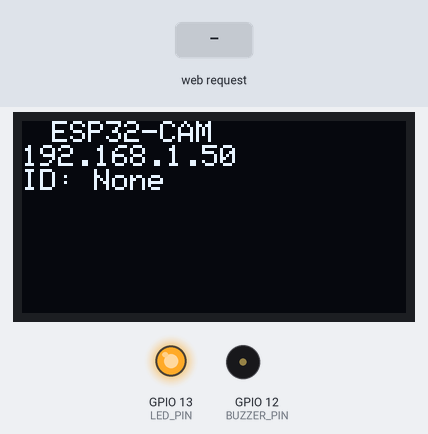
A sketch run on a simulated ESP32. Parts: 128×64 one-colour display, output pins drawn as LEDs (lit = HIGH), buzzer (waves = sounding, pin HIGH). The test bench sets the inputs (shaded band). WiFi joins after 1.5 s; servers stay silent unless stated; the camera gives no picture; what the sketch prints to the serial monitor is not drawn.

Above: at 3.0 s.
3.1 s: HTTP request GET /send-id?id=1 received
At 3.5 s:
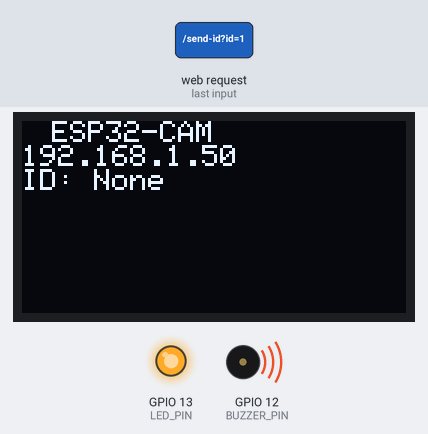
At 5.8 s:
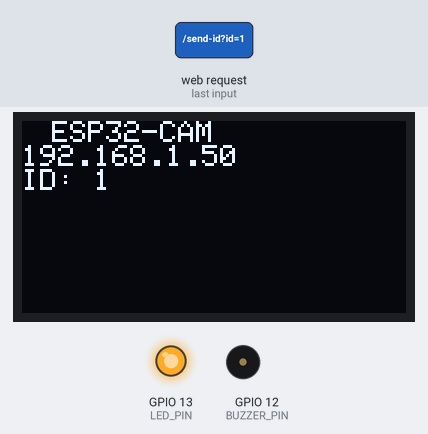
6.1 s: HTTP request GET /send-id?id=0 received
At 6.9 s:
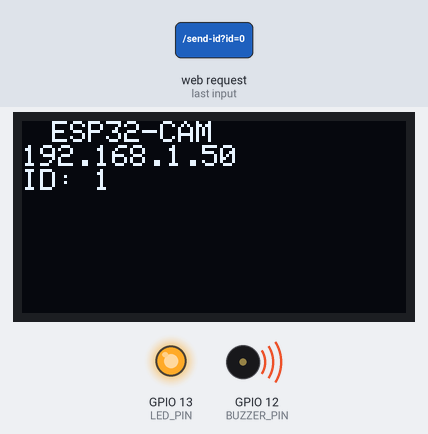
Timing chart, 0 to 9.1 s (numbered marks = the images above; inputs shaded):
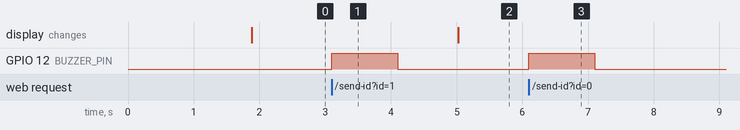

Measured:
- after the input at 3.1 s, GPIO 12 (BUZZER_PIN): LOW → HIGH at once, → LOW 1.0 s later
- after the input at 6.1 s, GPIO 12 (BUZZER_PIN): LOW → HIGH at once, → LOW 1.0 s later

The sketch:

esp32cam.ino
```cpp
#include "esp_camera.h" // Nhúng thư viện để sử dụng camera trên ESP32
#include <WiFi.h> // Nhúng thư viện để kết nối và quản lý kết nối WiFi
#include <WebServer.h> // Nhúng thư viện để tạo máy chủ web trên ESP32
#include <Wire.h> // Nhúng thư viện để sử dụng giao tiếp I2C
#include <Adafruit_GFX.h> // Nhúng thư viện để sử dụng các chức năng đồ họa cơ bản cho màn hình
#include <Adafruit_SH110X.h> // Nhúng thư viện để điều khiển màn hình OLED SH110X

// Cấu hình chân GPIO cho CAMERA_MODEL_AI_THINKER
#define PWDN_GPIO_NUM     32 // Chân GPIO để tắt nguồn camera
#define RESET_GPIO_NUM    -1 // Chân GPIO để reset camera (không sử dụng, -1 có nghĩa là không có chân)
#define XCLK_GPIO_NUM      0 // Chân GPIO cho tín hiệu xclk (tín hiệu đồng hồ)
#define SIOD_GPIO_NUM     26 // Chân GPIO cho tín hiệu dữ liệu I2C (SDA)
#define SIOC_GPIO_NUM     27 // Chân GPIO cho tín hiệu đồng hồ I2C (SCL)
#define Y9_GPIO_NUM       35 // Chân GPIO cho dữ liệu Y9 (dữ liệu hình ảnh từ camera)
#define Y8_GPIO_NUM       34 // Chân GPIO cho dữ liệu Y8
#define Y7_GPIO_NUM       39 // Chân GPIO cho dữ liệu Y7
#define Y6_GPIO_NUM       36 // Chân GPIO cho dữ liệu Y6
#define Y5_GPIO_NUM       21 // Chân GPIO cho dữ liệu Y5
#define Y4_GPIO_NUM       19 // Chân GPIO cho dữ liệu Y4
#define Y3_GPIO_NUM       18 // Chân GPIO cho dữ liệu Y3
#define Y2_GPIO_NUM        5 // Chân GPIO cho dữ liệu Y2
#define VSYNC_GPIO_NUM    25 // Chân GPIO cho tín hiệu VSYNC (tín hiệu đồng bộ dọc)
#define HREF_GPIO_NUM     23 // Chân GPIO cho tín hiệu HREF (tín hiệu đồng bộ ngang)
#define PCLK_GPIO_NUM     22 // Chân GPIO cho tín hiệu PCLK (tín hiệu đồng hồ pixel)

// Cấu hình màn hình OLED
#define SCREEN_WIDTH 128 // Chiều rộng màn hình OLED, tính bằng pixel
#define SCREEN_HEIGHT 64 // Chiều cao màn hình OLED, tính bằng pixel
#define OLED_RESET -1    // Chân reset cho OLED (hoặc -1 nếu chia sẻ chân reset của Arduino)
#define SDA_PIN 14 // Chân SDA cho giao tiếp I2C
#define SCK_PIN 15 // Chân SCL cho giao tiếp I2C

#define BUZZER_PIN 12   // Chân GPIO kết nối với buzzer
#define LED_PIN 13      // Chân GPIO kết nối với LED

Adafruit_SH1106G display = Adafruit_SH1106G(SCREEN_WIDTH, SCREEN_HEIGHT); // Khởi tạo đối tượng màn hình OLED với kích thước đã định nghĩa

// Thông tin WiFi
const char* ssid = "Nguyn"; // Định nghĩa tên mạng WiFi
const char* password = "09092003"; // Định nghĩa mật khẩu mạng WiFi

WebServer server(80); // Khởi tạo máy chủ web trên cổng 80

String currentId = "None"; // Biến lưu trữ ID hiện tại
unsigned long lastUpdateTime = 0; // Thời gian cập nhật cuối cùng
const unsigned long updateInterval = 5000; // Thời gian cập nhật (5 giây)

void setup() {
  Serial.begin(115200); // Khởi tạo giao tiếp nối tiếp với tốc độ 115200 bps
  Wire.begin(SDA_PIN, SCK_PIN); // Bắt đầu giao tiếp I2C với chân SDA và SCL đã được định nghĩa
  display.begin(); // Bắt đầu giao tiếp với màn hình OLED
  display.clearDisplay(); // Xóa nội dung màn hình OLED
  display.setTextSize(1); // Thiết lập kích thước chữ là 1
  display.setTextColor(SH110X_WHITE); // Thiết lập màu chữ là trắng
  display.setCursor(10, 0); // Đặt con trỏ ở vị trí (0, 0) trên màn hình
  display.println("ESP32-CAM"); // In dòng chữ " ESP32-CAM" lên màn hình
  display.println(WiFi.localIP()); // In địa chỉ IP của ESP32 lên màn hình
  display.print("ID: "); // In "ID: " lên màn hình
  display.println(currentId); // In ID hiện tại lên màn hình
  display.display(); // Cập nhật màn hình để hiển thị nội dung đã in

  pinMode(BUZZER_PIN, OUTPUT); // Đặt chân GPIO cho buzzer là đầu ra
  pinMode(LED_PIN, OUTPUT); // Đặt chân GPIO cho LED là đầu ra
  digitalWrite(LED_PIN, HIGH); // Bật LED

  camera_config_t config; // Khai báo cấu hình cho camera
  config.ledc_channel = LEDC_CHANNEL_0; // Chọn kênh LEDC cho camera
  config.ledc_timer = LEDC_TIMER_0; // Chọn timer LEDC cho camera
  config.pin_d0 = Y2_GPIO_NUM; // Gán chân dữ liệu D0
  config.pin_d1 = Y3_GPIO_NUM; // Gán chân dữ liệu D1
  config.pin_d2 = Y4_GPIO_NUM; // Gán chân dữ liệu D2
  config.pin_d3 = Y5_GPIO_NUM; // Gán chân dữ liệu D3
  config.pin_d4 = Y6_GPIO_NUM; // Gán chân dữ liệu D4
  config.pin_d5 = Y7_GPIO_NUM; // Gán chân dữ liệu D5
  config.pin_d6 = Y8_GPIO_NUM; // Gán chân dữ liệu D6
  config.pin_d7 = Y9_GPIO_NUM; // Gán chân dữ liệu D7
  config.pin_xclk = XCLK_GPIO_NUM; // Gán chân xclk
  config.pin_pclk = PCLK_GPIO_NUM; // Gán chân pclk
  config.pin_vsync = VSYNC_GPIO_NUM; // Gán chân vsync
  config.pin_href = HREF_GPIO_NUM; // Gán chân href
  config.pin_sscb_sda = SIOD_GPIO_NUM; // Gán chân SDA cho giao tiếp I2C
  config.pin_sscb_scl = SIOC_GPIO_NUM; // Gán chân SCL cho giao tiếp I2C
  config.pin_pwdn = PWDN_GPIO_NUM; // Gán chân pwdn
  config.pin_reset = RESET_GPIO_NUM; // Gán chân reset
  config.xclk_freq_hz = 20000000; // Tần số xclk là 20 MHz
  config.pixel_format = PIXFORMAT_JPEG; // Định dạng pixel là JPEG

  if(psramFound()){ // Kiểm tra xem PSRAM có tồn tại không
      config.frame_size = FRAMESIZE_VGA; // Nếu có, thiết lập kích thước khung hình là VGA
      config.jpeg_quality = 10; // Chất lượng JPEG là 10
      config.fb_count = 2; // Số lượng buffer là 2
  } else {
      config.frame_size = FRAMESIZE_SVGA; // Nếu không có, thiết lập kích thước khung hình là SVGA
      config.jpeg_quality = 12; // Chất lượng JPEG là 12
      config.fb_count = 1; // Số lượng buffer là 1
  }

  esp_err_t err = esp_camera_init(&config); // Khởi tạo camera với cấu hình đã định nghĩa
  if (err != ESP_OK) { // Kiểm tra xem khởi tạo có thành công không
      Serial.printf("Khởi tạo Camera thất bại: 0x%x", err); // In ra lỗi nếu khởi tạo thất bại
      return; // Thoát hàm setup
  }

  WiFi.begin(ssid, password); // Bắt đầu kết nối WiFi với SSID và mật khẩu đã định nghĩa
  while (WiFi.status() != WL_CONNECTED) { // Chờ cho đến khi kết nối WiFi thành công
    delay(500); // Tạm dừng 500ms
    Serial.print("."); // In dấu chấm để hiển thị quá trình kết nối
  }
  Serial.println(""); // Xuống dòng
  Serial.println("WiFi đã kết nối"); // In thông báo kết nối WiFi thành công
  Serial.println("Địa chỉ IP: "); // In thông báo địa chỉ IP
  Serial.println(WiFi.localIP()); // In địa chỉ IP của ESP32

  display.clearDisplay(); // Xóa nội dung màn hình OLED
  display.setCursor(10, 0); // Đặt con trỏ ở vị trí (0, 0) trên màn hình
  display.println("ESP32-CAM"); // In dòng chữ "ESP32-CAM" lên màn hình
  display.println(WiFi.localIP()); // In địa chỉ IP của ESP32 lên màn hình
  display.print("ID: "); // In "ID: " lên màn hình
  display.println(currentId); // In ID hiện tại lên màn hình
  display.display(); // Cập nhật màn hình để hiển thị nội dung đã in
  server.on("/cam-mid.jpg", HTTP_GET, handleJpgMid); // Đăng ký đường dẫn "/cam-mid.jpg" để xử lý yêu cầu GET bằng hàm handleJpgMid
  server.on("/send-id", HTTP_GET, handleSendId); // Đăng ký đường dẫn "/send-id" để xử lý yêu cầu GET bằng hàm handleSendId

  server.begin(); // Bắt đầu máy chủ web
}

void loop() {
  server.handleClient(); // Xử lý các yêu cầu từ khách hàng

  // Kiểm tra thời gian để cập nhật màn hình OLED
  unsigned long currentMillis = millis(); // Lấy thời gian hiện tại
  if (currentMillis - lastUpdateTime >= updateInterval) { // Kiểm tra xem đã đến thời gian cập nhật chưa
    lastUpdateTime = currentMillis; // Cập nhật thời gian cuối cùng
    // Cập nhật màn hình OLED với ID hiện tại
    display.clearDisplay(); // Xóa nội dung màn hình OLED
    display.setCursor(10, 0); // Đặt con trỏ ở vị trí (0, 0) trên màn hình
    display.println("ESP32-CAM"); // In dòng chữ "ESP32-CAM" lên màn hình
    display.println(WiFi.localIP()); // In địa chỉ IP của ESP32 lên màn hình
    display.print("ID: "); // In "ID: " lên màn hình
    display.println(currentId); // In ID hiện tại lên màn hình
    display.display(); // Cập nhật màn hình để hiển thị nội dung đã in
  }
}

void handleJpgMid() { // Hàm xử lý yêu cầu chụp ảnh
  camera_fb_t * fb = NULL; // Khai báo con trỏ cho buffer hình ảnh
  fb = esp_camera_fb_get(); // Lấy buffer hình ảnh từ camera
  if (!fb) { // Kiểm tra xem có lấy được buffer không
    Serial.println("Không thể chụp ảnh"); // In thông báo lỗi nếu không chụp được ảnh
    server.send(500, "text/plain", "Lỗi Camera"); // Gửi phản hồi lỗi cho khách hàng
    return; // Thoát hàm
  }

  server.sendHeader("Content-Type", "image/jpeg"); // Gửi header cho loại nội dung là hình ảnh JPEG
  server.sendHeader("Content-Length", String(fb->len)); // Gửi header cho chiều dài nội dung
  server.sendHeader("Content-Disposition", "inline; filename=capture.jpg"); // Gửi header cho tên tệp
  server.sendHeader("Access-Control-Allow-Origin", "*"); // Cho phép truy cập từ mọi nguồn
  server.send_P(200, "image/jpeg", (const char *)fb->buf, fb->len); // Gửi hình ảnh cho khách hàng

  esp_camera_fb_return(fb); // Trả lại buffer hình ảnh cho camera
}

void handleSendId() { // Hàm xử lý yêu cầu gửi ID
  if(!server.hasArg("id")) { // Kiểm tra xem có tham số "id" không
    server.send(400, "text/plain", "Thiếu tham số id"); // Gửi phản hồi lỗi nếu thiếu tham số
    return; // Thoát hàm
  }

  String id = server.arg("id"); // Lấy giá trị của tham số "id"
  Serial.println("Nhận ID: " + id); // In ID nhận được ra màn hình

  // Phát tiếng bip từ buzzer
  digitalWrite(BUZZER_PIN, HIGH); // Bật buzzer
  delay(1000); // Đợi 1 giây
  digitalWrite(BUZZER_PIN, LOW); // Tắt buzzer

  // Cập nhật ID hiện tại
  currentId = id; // Lưu ID mới nhận được
  server.send(200, "text/plain", "OK"); // Gửi phản hồi thành công cho khách hàng
}
```
